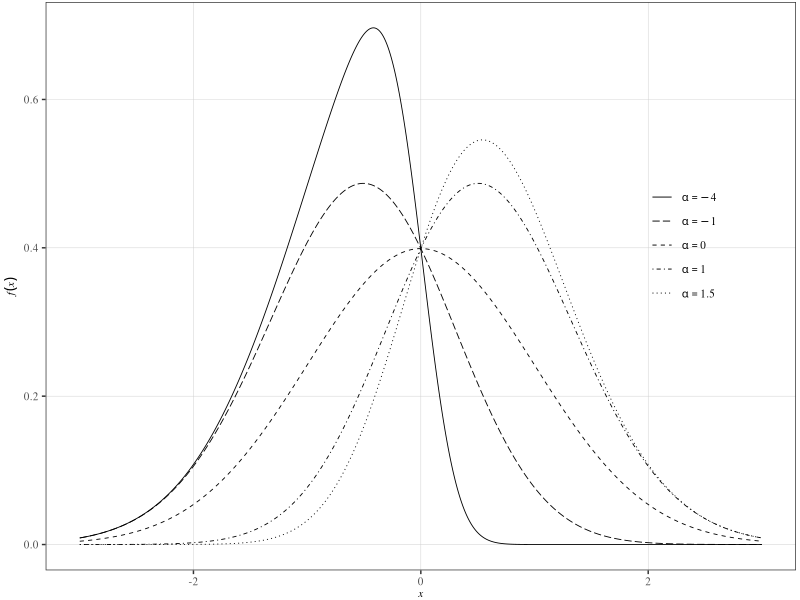
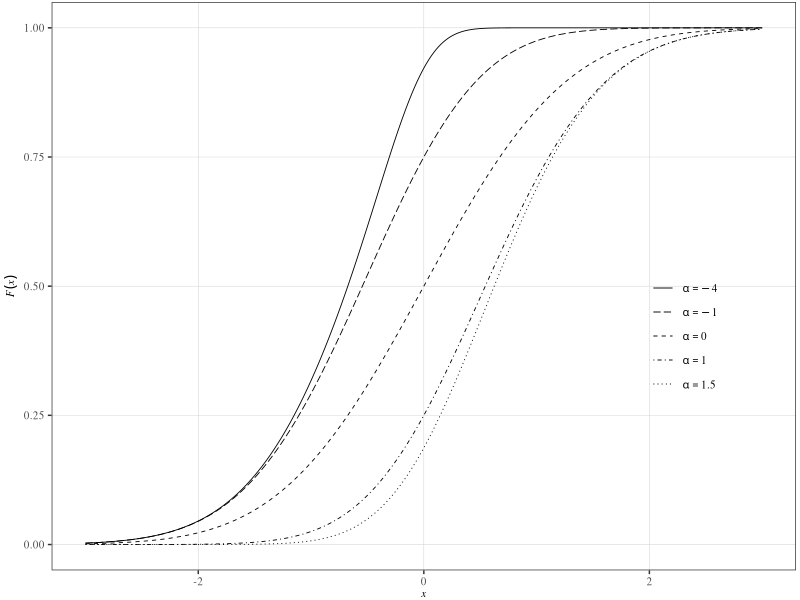

The R source for these figures, in order: (Note: this script raises an error after producing the figures.)
################################################################################
# This code is written by Dazhi Yang
# School of Electrical Engineering and Automation
# Harbin Institute of Technology
# emails: yangdazhi.nus@gmail.com
################################################################################

rm(list = ls(all = TRUE))
libs <- c("dplyr", "sn", "ggplot2", "ggthemes")
invisible(lapply(libs, library, character.only = TRUE))

################################################################################
# global input
################################################################################
plot.size <- 8
line.size <- 0.3
point.size <- 0.05
legend.size <- 0.4
text.size <- plot.size * 5 / 14
# dir0 <- "/Users/dyang/Dropbox/Working papers/QC"
dir0 <- "/Users/seryangd/Library/CloudStorage/Dropbox/Working papers/distribution"
################################################################################

x <- seq(-3, 3, by = 0.01)
alpha <- c(-4, -1, 0, 1, 1.5)

data.plot <- NULL
for (i in seq_along(alpha))
{
  y.tmp <- dsn(x, xi = 0, omega = 1, alpha = alpha[i])
  data.plot <- data.plot %>%
    bind_rows(., tibble(x = x, y = y.tmp, group = paste0("italic(alpha)==", alpha[i])))
}

data.plot$group <- factor(data.plot$group, levels = paste0("italic(alpha)==", alpha))

p1 <- ggplot() +
  geom_line(aes(x = x, y = y, linetype = group), data = data.plot, linewidth = line.size) +
  scale_linetype_manual(values = c("solid", "longdash", "dashed", "dotdash", "dotted"), labels = scales::parse_format()) +
  # scale_color_manual(values = colorblind_pal()(8)[1:5], labels = scales::parse_format()) +
  scale_x_continuous(name = expression(paste(italic(x)))) +
  # scale_x_datetime(name = "Year", breaks = seq(ymd_h("2016-01-01 00"), ymd_h("2020-01-01 00"), by = "1 year"), labels = date_format("%Y"), expand = c(0.07,0)) +
  scale_y_continuous(name = expression(paste(italic(f)(italic(x))))) +
  theme_bw() +
  theme(plot.margin = unit(c(0.1, 0.2, 0, 0.2), "lines"), text = element_text(family = "Times", size = plot.size), axis.text = element_text(size = plot.size), panel.grid.minor = element_blank(), panel.grid.major = element_line(colour = "gray80", linewidth = line.size / 2), panel.background = element_rect(fill = "transparent"), plot.background = element_rect(fill = "transparent", color = NA), strip.text.x = element_text(size = plot.size, margin = unit(c(0.1, 0, 0.1, 0), "lines")), strip.text.y = element_text(size = plot.size, margin = unit(c(0, 0.1, 0, 0.1), "lines")), panel.spacing = unit(0, "lines"), legend.position = "inside", legend.position.inside = c(0.85, 0.56), legend.title = element_blank(), legend.text = element_text(size = plot.size), legend.background = element_rect(fill = "transparent"), legend.key = element_rect(fill = "transparent"), legend.box.margin = unit(c(-0.7, 0, 0, 0.0), "lines"))

p1

data.plot <- NULL
for (i in seq_along(alpha))
{
  y.tmp <- psn(x, xi = 0, omega = 1, alpha = alpha[i])
  data.plot <- data.plot %>%
    bind_rows(., tibble(x = x, y = y.tmp, group = paste0("italic(alpha)==", alpha[i])))
}

data.plot$group <- factor(data.plot$group, levels = paste0("italic(alpha)==", alpha))

p2 <- ggplot() +
  geom_line(aes(x = x, y = y, linetype = group), data = data.plot, linewidth = line.size) +
  scale_linetype_manual(values = c("solid", "longdash", "dashed", "dotdash", "dotted"), labels = scales::parse_format()) +
  # scale_color_manual(values = colorblind_pal()(8)[1:5], labels = scales::parse_format()) +
  scale_x_continuous(name = expression(paste(italic(x)))) +
  # scale_x_datetime(name = "Year", breaks = seq(ymd_h("2016-01-01 00"), ymd_h("2020-01-01 00"), by = "1 year"), labels = date_format("%Y"), expand = c(0.07,0)) +
  scale_y_continuous(name = expression(paste(italic(F)(italic(x))))) +
  theme_bw() +
  theme(plot.margin = unit(c(0.1, 0.2, 0, 0.2), "lines"), text = element_text(family = "Times", size = plot.size), axis.text = element_text(size = plot.size), panel.grid.minor = element_blank(), panel.grid.major = element_line(colour = "gray80", linewidth = line.size / 2), panel.background = element_rect(fill = "transparent"), plot.background = element_rect(fill = "transparent", color = NA), strip.text.x = element_text(size = plot.size, margin = unit(c(0.1, 0, 0.1, 0), "lines")), strip.text.y = element_text(size = plot.size, margin = unit(c(0, 0.1, 0, 0.1), "lines")), panel.spacing = unit(0, "lines"), legend.position = "inside", legend.position.inside = c(0.85, 0.4), legend.title = element_blank(), legend.text = element_text(size = plot.size), legend.background = element_rect(fill = "transparent"), legend.key = element_rect(fill = "transparent"), legend.box.margin = unit(c(-0.7, 0, 0, 0.0), "lines"))

p2

p <- ggpubr::ggarrange(p1, p2, ncol = 1, align = "v", labels = c("(a)", "(b)"), heights = c(1, 1), font.label = list(size = plot.size, color = "black", face = "plain", family = "Times"))

setwd(file.path(dir0, "tex"))
ggsave(filename = "SN.pdf", plot = p, width = 80, height = 90, unit = "mm")
